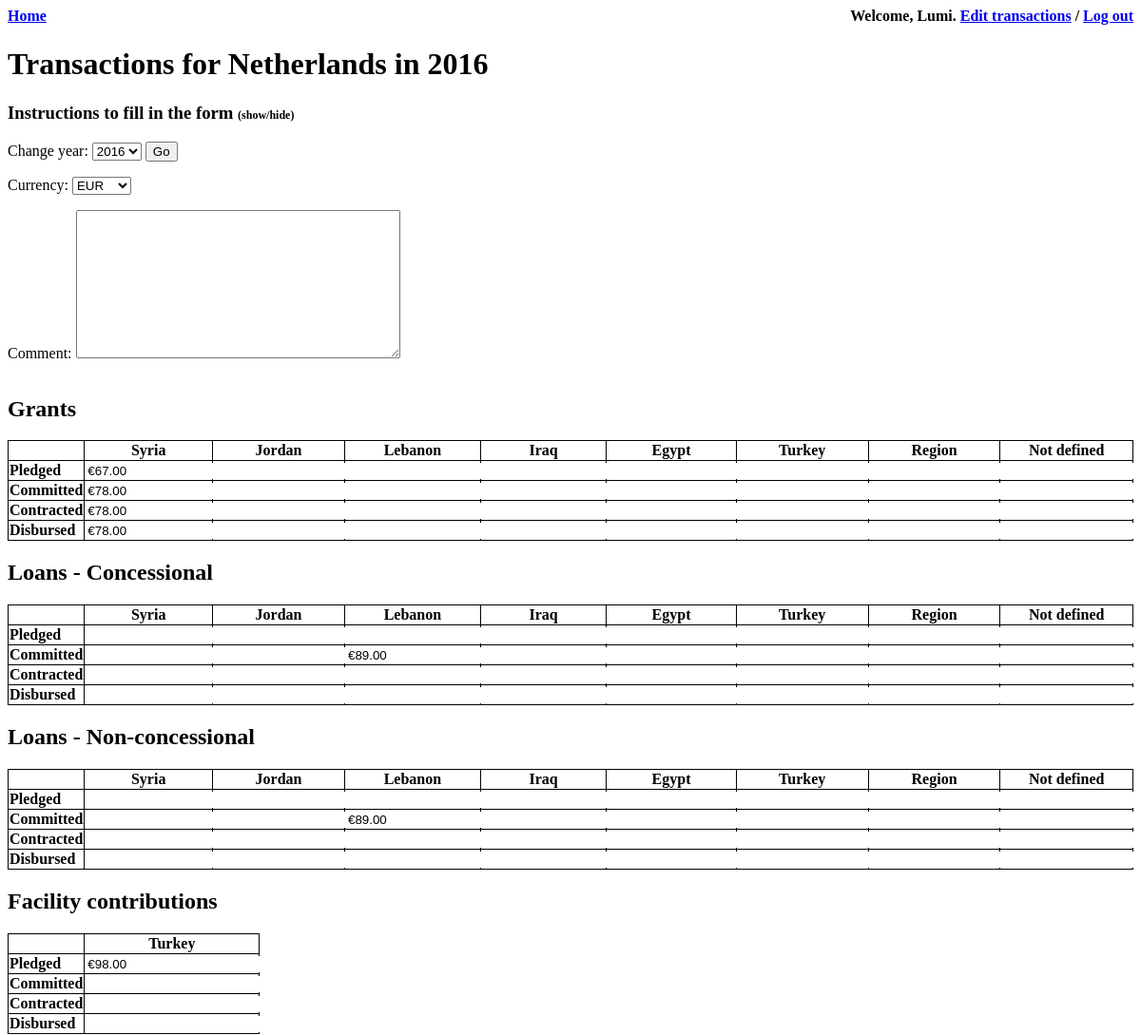
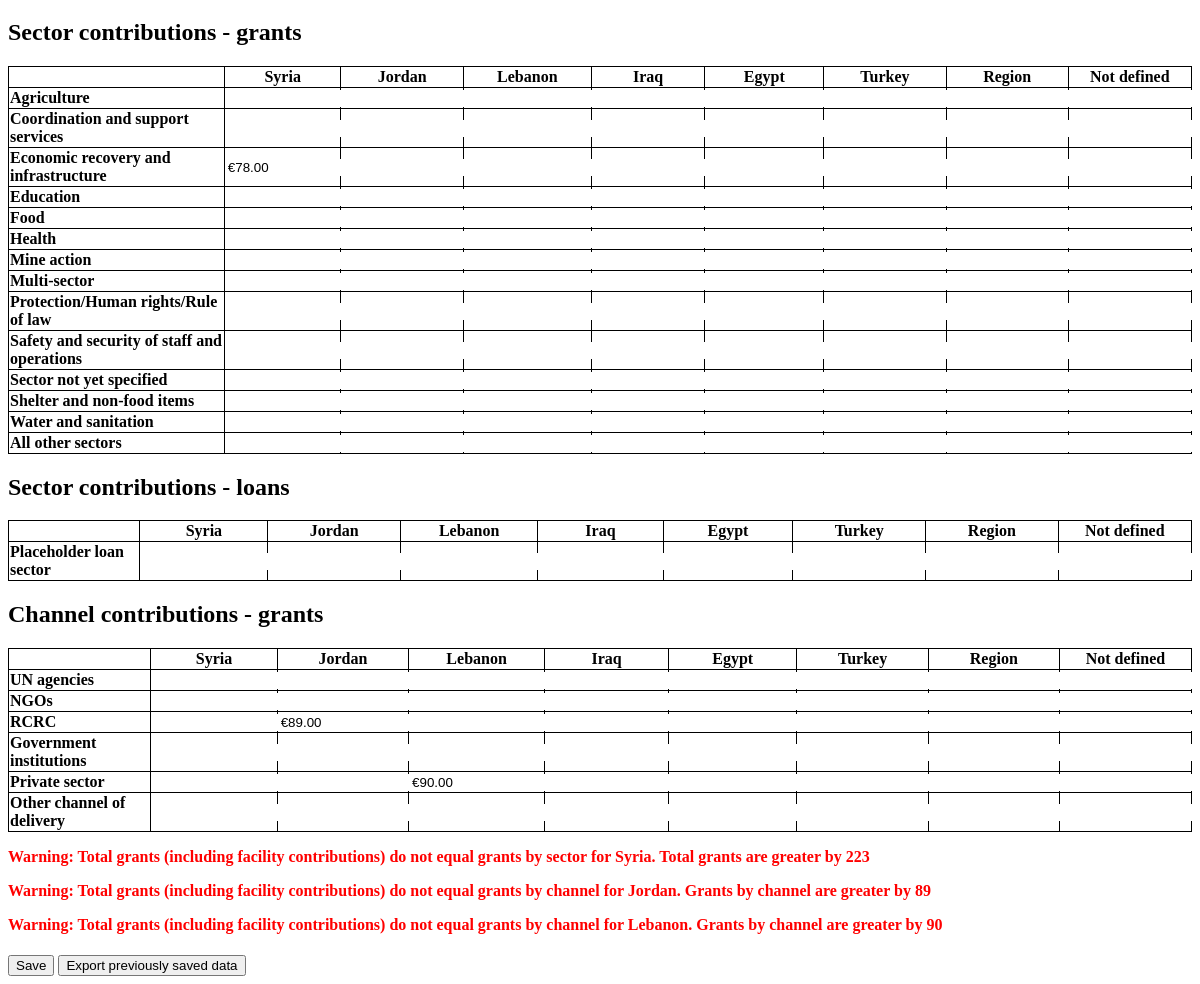
The app's page /edit/2016/ (signed in) with its own data (2 pictures, top to bottom).
### core/models.py (models this page shows, shortened)
class Contact(models.Model):
    user = models.OneToOneField(User,on_delete=models.CASCADE,primary_key=True)
    organisation = models.ForeignKey(Organisation)

class Organisation(models.Model):
    name = models.CharField(max_length=255,unique=True)
    slug = models.SlugField(max_length=255,unique=True)
    grant_making = models.BooleanField(default=True)
    loan_making = models.BooleanField(default=True)
    government = models.BooleanField(default=True)
    class Meta:
        ordering = ['name']
    def __unicode__(self):
        return u'%s' % self.name
    def get_absolute_url(self):
        return reverse("core.views.csv",args=[self.slug])

class Sector(models.Model):
    name = models.CharField(max_length=255)
    LOAN_OR_GRANT_CHOICES = (
        ('L','Loan'),
        ('G','Grant'),
    )
    loan_or_grant = models.CharField(max_length=1,choices=LOAN_OR_GRANT_CHOICES,default='G')
    def __unicode__(self):
        return u'%s' % self.name

### core/views.py (the view, shortened to what this page needs)
# urls.py: url(r'^edit/(?P<year>\d{4})/$', views.edit, name='core.views.edit'),
@login_required
def edit(request,year):
    warnings = []
    facility_years = [2016,2017]
    user = request.user
    contact = get_object_or_404(Contact,user=user)
    organisation = contact.organisation
    recipients = Entry.RECIPIENT_CHOICES
    statuses = Entry.PLEDGE_OR_DISB_CHOICES
    sectors = Sector.objects.all()
    channels = Entry.DELIVERY_CHOICES
    years = Spreadsheet.YEAR_CHOICES
    year = int(year)
    if request.method == "POST":
        form = SpreadsheetForm(request.POST)
        queryDict = request.POST
        comment = queryDict.get('comment')
        if not Spreadsheet.objects.filter(organisation=organisation,year=year).exists():
            spreadsheet = form.save(commit=False)
            spreadsheet.year = year
            spreadsheet.organisation = organisation
            spreadsheet.save()
        else:
            spreadsheet = Spreadsheet.objects.get(organisation=organisation,year=year)
            form = SpreadsheetForm(request.POST,instance=spreadsheet)
            spreadsheet = form.save()
        excludeKeys = ["currency","comment","csrfmiddlewaretoken"]
        for key, value in queryDict.iteritems():
            if Entry.objects.filter(spreadsheet=spreadsheet,coordinates=key).exists():
                entry = Entry.objects.get(spreadsheet=spreadsheet,coordinates=key)
                if safeFloat(value)>=0:
                    entry.amount = safeFloat(value)
                    entry.save_reverse()
                else:
                    entry.delete()
            elif key not in excludeKeys and value!="":
                entry = Entry()
                entry.spreadsheet = spreadsheet
                entry.coordinates = key
                if safeFloat(value)>=0:
                    entry.amount = safeFloat(value)
                    entry.save_reverse()
        return redirect(spreadsheet)
    else:
        if Spreadsheet.objects.filter(organisation=organisation,year=year).exists():
            spreadsheet = Spreadsheet.objects.get(organisation=organisation,year=year)
            form = SpreadsheetForm(instance=spreadsheet)
            entries = Entry.objects.filter(spreadsheet=spreadsheet)
            currency = spreadsheet.currency
            spreadsheet_exists = True
            gt = entries.filter(spreadsheet=spreadsheet,loan_or_grant="G",concessional=True,refugee_facility_for_turkey=False,channel_of_delivery="",sector__isnull=True)
            gt_sum = gt.values('recipient').annotate(total = Sum('amount')).order_by('recipient')
            gt_sum_obj = {this_sum['recipient']:this_sum['total'] for this_sum in gt_sum}
            fc = entries.filter(spreadsheet=spreadsheet,loan_or_grant="G",concessional=True,refugee_facility_for_turkey=True)
            fc_sum = fc.values('recipient').annotate(total = Sum('amount')).order_by('recipient')
            fc_sum_obj = {this_sum['recipient']:this_sum['total'] for this_sum in fc_sum}
            sg = entries.filter(spreadsheet=spreadsheet,loan_or_grant="G",concessional=True,refugee_facility_for_turkey=False,channel_of_delivery="",sector__isnull=False)
            sg_sum = sg.values('recipient').annotate(total = Sum('amount')).order_by('recipient')
            sg_sum_obj = {this_sum['recipient']:this_sum['total'] for this_sum in sg_sum}
            cg = entries.filter(spreadsheet=spreadsheet,loan_or_grant="G",concessional=True,refugee_facility_for_turkey=False,sector__isnull=True)
            cg_sum = cg.values('recipient').annotate(total = Sum('amount')).order_by('recipient').exclude(channel_of_delivery="")
            cg_sum_obj = {this_sum['recipient']:this_sum['total'] for this_sum in cg_sum}
            for recipient,recipient_name in recipients:
                total_grants = 0
                if recipient in gt_sum_obj:
                    total_grants = total_grants + gt_sum_obj[recipient]
                if recipient in fc_sum_obj:
                    total_grants = total_grants + fc_sum_obj[recipient]
                if recipient in sg_sum_obj:
                    grant_sectors = sg_sum_obj[recipient]
                    if total_grants>grant_sectors:
                        warnings.append("Warning: Total grants (including facility contributions) do not equal grants by sector for %s. Total grants are greater by %s" % (recipient_name,(total_grants-grant_sectors)))
                    if total_grants<grant_sectors:
                        warnings.append("Warning: Total grants (including facility contributions) do not equal grants by sector for %s. Grants by sector are greater by %s" % (recipient_name,(grant_sectors-total_grants)))
                if recipient in cg_sum_obj:
                    grant_channels = cg_sum_obj[recipient]
                    if total_grants>grant_channels:
                        warnings.append("Warning: Total grants (including facility contributions) do not equal grants by channel for %s. Total grants are greater by %s" % (recipient_name,(total_grants-grant_channels)))
                    if total_grants<grant_channels:
                        warnings.append("Warning: Total grants (including facility contributions) do not equal grants by channel for %s. Grants by channel are greater by %s" % (recipient_name,(grant_channels-total_grants)))
            lt = entries.filter(spreadsheet=spreadsheet,loan_or_grant="L",sector__isnull=True)
            lt_sum = lt.values('recipient').annotate(total = Sum('amount')).order_by('recipient')
            lt_sum_obj = {this_sum['recipient']:this_sum['total'] for this_sum in lt_sum}
            sl = entries.filter(spreadsheet=spreadsheet,loan_or_grant="L",sector__isnull=False)
            sl_sum = sl.values('recipient').annotate(total = Sum('amount')).order_by('recipient')
            sl_sum_obj = {this_sum['recipient']:this_sum['total'] for this_sum in sl_sum}
            for recipient,recipient_name in recipients:
                total_loans = 0
                if recipient in lt_sum_obj:
                    total_loans = total_loans + lt_sum_obj[recipient]
        else:
            form = SpreadsheetForm()
            entries = []
            currency = []
            spreadsheet_exists = False
    return render(request,'core/edit.html', {"warnings":warnings,"user":user,"contact":contact,"form":form,"entries":entries,"recipients":recipients,"statuses":statuses,"sectors":sectors,"channels":channels,"years":years,"selected_year":year,"currency":currency,"facility_years":facility_years,"spreadsheet_exists":spreadsheet_exists})

### core/forms.py
class SpreadsheetForm(ModelForm):
    class Meta:
        model = Spreadsheet
        fields = ('currency','comment',)

### core/models.py (called while the page is built)
    def __str__(self):
        return self.iso

### ghts/templates/core/edit.html (shortened to what this page needs)
{% extends 'core/base.html' %}
    {% block head %}
        {% load staticfiles %}
            <link rel=stylesheet href="{% static "core/css/info.css" %}" type="text/css">
    {% endblock %}
    {% block content %}
    <h1>Transactions for {{contact.organisation}} in {{selected_year}}</h1>
    <h3>Instructions to fill in the form <span onclick="$('#instructions').slideToggle()" id="instructTitle">(show/hide)</span></h3>
        <label>Change year:</label>
        <select id="year">
            {% for year1, year2 in years%}
                {% if year1 == selected_year %}
                <option value="{{year1}}" selected="selected">{{year1}}</option>
                {% else %}
                <option value="{{year1}}">{{year1}}</option>
                {% endif %}
            {% endfor %}
        </select>
        <button id="yearBtn">Go</button>
    <form method="POST" class="transaction-form">{% csrf_token %}
        {{ form.as_p }}
    {% if contact.organisation.grant_making %}
    <div class="titleWrap">
        <h2>Grants</h2>
    </div>
    <table>
        <tr>
            <th></th>
            {% for rcode, recip in recipients %}
                <th>{{recip}}</th>
            {% endfor %}
        </tr>
    {% for scode, status in statuses %}
        <tr>
            <td><b>{{status}}</b></td>
            {% for rcode, recip in recipients %}
                <td><input type="text" name="G|C|{{scode}}|{{rcode}}|||"/></td>
            {% endfor %}
        </tr>
    {% endfor %}
    </table>
    {% endif %}
    {% if contact.organisation.loan_making %}
    <div class="titleWrap">
        <h2>Loans - Concessional</h2>
    </div>
    <table>
        <tr>
            <th></th>
            {% for rcode, recip in recipients %}
                <th>{{recip}}</th>
            {% endfor %}
        </tr>
    {% for scode, status in statuses %}
        <tr>
            <td><b>{{status}}</b></td>
            {% for rcode, recip in recipients %}
                <td><input type="text" name="L|C|{{scode}}|{{rcode}}|||"/></td>
            {% endfor %}
        </tr>
    {% endfor %}
    </table>
    <div class="titleWrap">
        <h2>Loans - Non-concessional</h2>
    </div>
    <table>
        <tr>
            <th></th>
            {% for rcode, recip in recipients %}
                <th>{{recip}}</th>
            {% endfor %}
        </tr>
    {% for scode, status in statuses %}
        <tr>
            <td><b>{{status}}</b></td>
            {% for rcode, recip in recipients %}
                <td><input type="text" name="L|N|{{scode}}|{{rcode}}|||"/></td>
            {% endfor %}
        </tr>
    {% endfor %}
    </table>
    {% endif %}
    {% if selected_year in facility_years and contact.organisation.government %}
    <div class="titleWrap">
        <h2>Facility contributions</h2>
    </div>
    <table>
        <tr>
            <th></th>
            <th>Turkey</th>
        </tr>
    {% for scode, status in statuses %}
        <tr>
            <td><b>{{status}}</b></td>
            <td><input type="text" name="G|C|{{scode}}|T|||F"/></td>
        </tr>
    {% endfor %}
    </table>
    {% endif %}
    {% if contact.organisation.grant_making %}
    <div class="titleWrap">
        <h2>Sector contributions - grants</h2>
    </div>
    <table>
        <tr>
            <th></th>
            {% for rcode, recip in recipients %}
                <th>{{recip}}</th>
            {% endfor %}
        </tr>
    {% for sector in sectors %}
        {% if sector.loan_or_grant == "G" %}
        <tr>
            <td><b>{{sector}}</b></td>
            {% for rcode, recip in recipients %}
                <td><input type="text" name="G|C||{{rcode}}|{{sector}}||"/></td>
            {% endfor %}
        </tr>
        {% endif %}
    {% endfor %}
    </table>
    {% endif %}
    {% if contact.organisation.loan_making %}
    <div class="titleWrap">
        <h2>Sector contributions - loans</h2>
    </div>
    <table>
        <tr>
            <th></th>
            {% for rcode, recip in recipients %}
                <th>{{recip}}</th>
            {% endfor %}
        </tr>
    {% for sector in sectors %}
        {% if sector.loan_or_grant == "L" %}
        <tr>
            <td><b>{{sector}}</b></td>
            {% for rcode, recip in recipients %}
                <td><input type="text" name="L|||{{rcode}}|{{sector}}||"/></td>
            {% endfor %}
        </tr>
        {% endif %}
    {% endfor %}
    </table>
    {% endif %}
    {% if contact.organisation.grant_making %}
    <div class="titleWrap">
        <h2>Channel contributions - grants</h2>
    </div>
    <table>
        <tr>
            <th></th>
            {% for rcode, recip in recipients %}
                <th>{{recip}}</th>
            {% endfor %}
        </tr>
    {% for ccode, channel in channels %}
        <tr>
            <td><b>{{channel}}</b></td>
            {% for rcode, recip in recipients %}
                <td><input type="text" name="G|C||{{rcode}}||{{ccode}}|"/></td>
            {% endfor %}
        </tr>
    {% endfor %}
    </table>
    {% endif %}
        {% for warning in warnings %}
            <p class="warning">{{warning}}</p>
        {% endfor %}
        <button type="submit" class="save btn btn-default">Save</button>
        <button class="export">Export previously saved data</button>
    </form>
    {% endblock %}

### ghts/templates/core/base.html (shortened to what this page needs)
<!DOCTYPE html>
    <html>
        <head>
            {% block head %}
            {% endblock %}
            {% load staticfiles %}
            <link rel=stylesheet href="{% static "core/css/login.css" %}" type="text/css">
            </head>
        <body style="background-color: #fff;">
    <div id="nav">
        <div id="home">
            <a href="{% url 'core.views.index' %}">Home</a>
        </div>
        {% if user.is_authenticated %}
        <div id="user-tools">
            {% block welcome-msg %}
                Welcome,
                <strong>{% firstof user.get_short_name user.get_username %}</strong>.
            {% endblock %}
            <a href="{% url 'core.views.edit' 2016 %}">Edit transactions</a> /
            {% block userlinks %}
                <a href="{% url 'core.views.login_user' %}">Log out</a>
            {% endblock %}
        </div>
        {% endif %}
    </div>
    <div id="meta-content">
            {% block content %}
            {% endblock %}
    </div>
        </body>
    </html>

### core/static/core/css/login.css (style rules this page uses)
body { background: #f8f8f8; }

### ghts/templates/core/base.html (style rules this page uses)
div#nav { width:100%;font-weight:bold;padding-bottom:20px; }
div#user-tools { text-align:right;width:50%;float:left;padding:0px; }
div#home { width:50%;float:left;padding:0px; }
div#meta-content { width:100% }

### ghts/templates/core/edit.html (style rules this page uses)
table, tr, th, td { border:1px solid black; border-collapse:collapse; }
table input { border:none;height:100%;width:100%; }
div.titleWrap { width:100%;float:left; }
.titleWrap h2 { float:left; }
#instructTitle { cursor:pointer;font-size:12px; }
.save { margin-top:5px; }
.warning { color:red;font-weight:bold; }

### records on screen
Contact: organisation "Netherlands"
Sector: name "Agriculture"
Sector: name "Coordination and support services"
Sector: name "Economic recovery and infrastructure"
Sector: name "Education"
Sector: name "Food"
Sector: name "Health"
Sector: name "Mine action"
Sector: name "Multi-sector"
Sector: name "Protection/Human rights/Rule of law"
Sector: name "Safety and security of staff and operations"
Sector: name "Sector not yet specified"
Sector: name "Shelter and non-food items"
Sector: name "Water and sanitation"
Sector: name "All other sectors"
Sector: name "Placeholder loan sector"

### other values on screen
{{ selected_year }} "2016"
{{ recip }} "Syria" "Jordan" "Lebanon" "Iraq" "Egypt" "Turkey" "Region" "Not defined"
{{ status }} "Pledged" "Committed" "Contracted" "Disbursed"
{{ channel }} "UN agencies" "NGOs" "RCRC" "Government institutions" "Private sector" "Other channel of delivery"
{{ warning }} "Warning: Total grants (including facility contributions) do not equal grants by sector for Syria. Total grants are greater by 223" "Warning: Total grants (including facility contributions) do not equal grants by channel for Jordan. Grants by channel are greater by 89" "Warning: Total grants (including facility contributions) do not equal grants by channel for Lebanon. Grants by channel are greater by 90"
form field value "2016"
